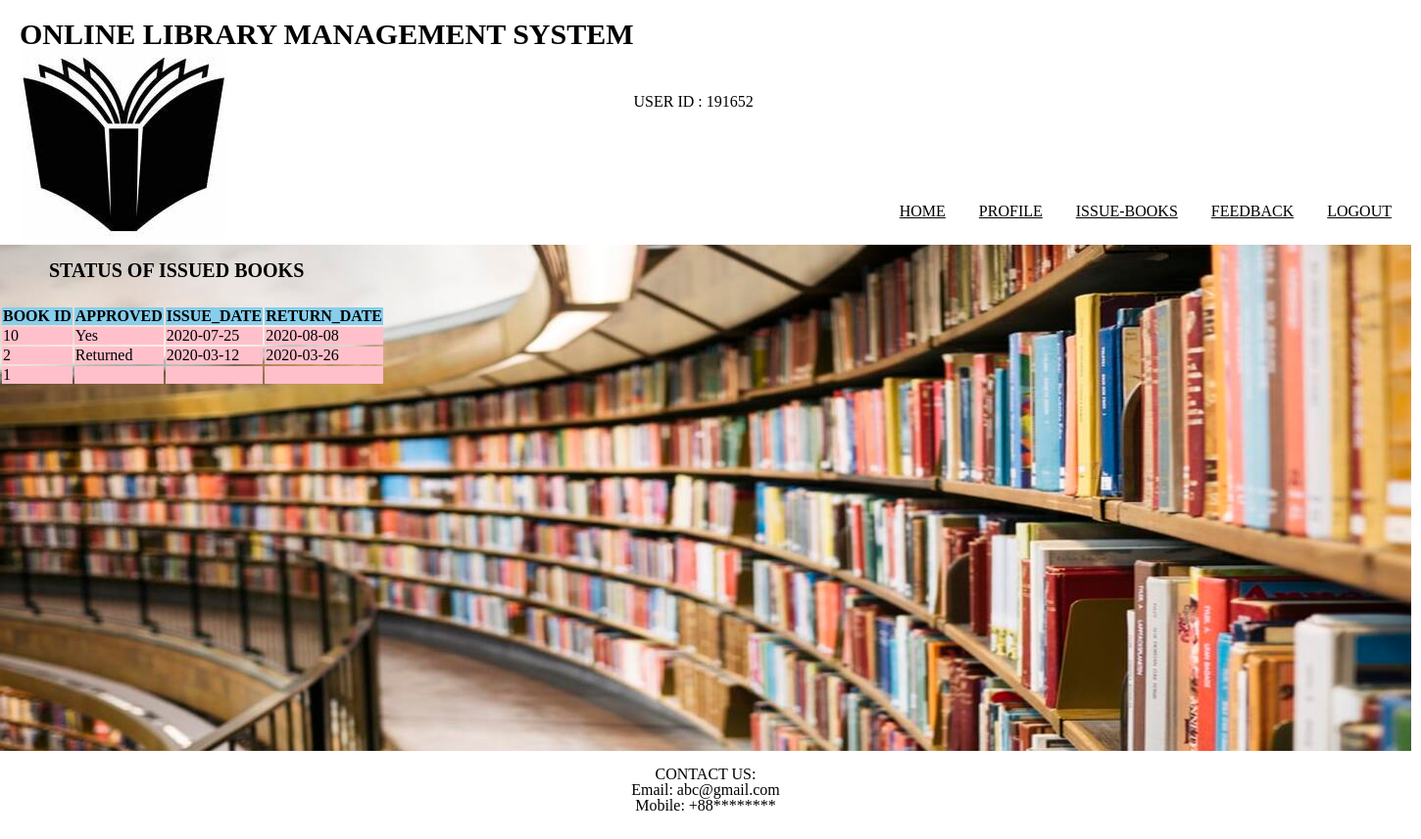
The app's page /iinfo.php (signed in) with its own data.
### tables this page shows
CREATE TABLE `issue_book` (
  `id` varchar(100) NOT NULL,
  `bid` int(100) NOT NULL,
  `approve` varchar(100) NOT NULL,
  `idate` varchar(100) NOT NULL,
  `rdate` varchar(100) NOT NULL,
  `late` varchar(100) NOT NULL
);

### iinfo.php (the view, shortened to what this page needs)
<!DOCTYPE html>
<html>
<head>
	<link rel="stylesheet" type="text/css" href="style.css">
</head>
<body>
		<header>
		<div class="logo">
			<h1 style="color: black;font-size: 30px;">ONLINE LIBRARY MANAGEMENT SYSTEM</h1>
			<img src="images/logo.jpeg">
		</div>
		<br><br><br><br><br><br>
		<?php
					echo "USER ID : ".$_SESSION['id'];
				?>
				<nav>
					<ul>
						<li><a href="index.php">HOME</a></li>
						<li><a href="profile.php">PROFILE</a></li>
						<li><a href="issue.php">ISSUE-BOOKS</a></li>
						<li><a href="feedback.php">FEEDBACK</a></li>
						<li><a href="logout.php">LOGOUT</a></li>
					</ul>
				</nav>
		</header>
		<section>
			<br>
			<h1 style="font-size: 20px; padding-left: 50px; padding-bottom: 10px;">STATUS OF ISSUED BOOKS</h1>
			<br>
				<?php
					$q=mysqli_query($db,"SELECT * from issue_book where id='$_SESSION[id]';");
						if(mysqli_num_rows($q)==0)
						{
							echo "NO BOOKS REQUESTED";
						}
						else
						{
							echo "<table class='table table-bordered table-hover'>";
						       echo "<tr style='background-color: skyblue; border='1'>";
							        echo "<th>"; echo "BOOK ID";	echo "</th>";
							        echo "<th>"; echo "APPROVED";echo "</th>";
							        echo "<th>"; echo "ISSUE_DATE";  echo "</th>";
							        echo "<th>"; echo "RETURN_DATE";  echo "</th>";
						        echo "</tr>";
						    while($row=mysqli_fetch_assoc($q))
						   {
							echo "<tr style='background-color:pink;'>";
							echo "<td>"; echo $row['bid']; echo "</td>";
							echo "<td>"; echo $row['approve']; echo "</td>";
							echo "<td>"; echo $row['idate']; echo "</td>";
							echo "<td>"; echo $row['rdate']; echo "</td>";
							echo "</tr>";
						    }
					        echo"</table>";
						}
			?>
		</section>
		<footer>
			<p style="color:black;  text-align: center; ">
				<br>
				CONTACT US:<br>
				Email: abc@gmail.com <br>
				Mobile: +88********
			</p>
		</footer>
</body>
</html>

### style.css (style rules this page uses)
html, body, div, span, object, iframe, h1, h2, h3, h4, h5, h6, p, blockquote, pre, abbr, address, cite, code, del, dfn, em, img, ins, kbd, q, samp, small, strong, sub, sup, var, b, i, dl, dt, dd, ol, ul, li, fieldset, form, label, legend, caption, tbody, tfoot, thead, article, aside, canvas, details, figcaption, figure, footer, header, hgroup, menu, nav, section, summary, time, mark, audio, video { margin:0; padding:0; border:0; outline:0; font-size:100%; vertical-align:baseline; background:transparent; }
body { line-height:1; }
article,aside,details,figcaption,figure, footer,header,hgroup,menu,nav,section { display:block; }
nav ul { list-style:none; }
a { margin:0; padding:0; font-size:100%; vertical-align:baseline; background:transparent; }
header { height: 250px; width: 1440px; background-color: white; }
section { height: 517px; width: 1440px; background-color: white; background-image: url(images/bg.jpg); }
footer { height: 90px; width: 1440px; background-color: white; }
.logo { float: left; padding-left: 20px; padding-top: 20px; }
li a { color: black; }
nav { float: right; word-spacing: 30px; padding: 20px; padding-top: 80px; }
nav li { display: inline-block; line-height: 80px; }
p { margin: auto 170px; }

### records on screen
issue_book: bid "10", approve "Yes", idate "2020-07-25", rdate "2020-08-08"
issue_book: bid "2", approve "Returned", idate "2020-03-12", rdate "2020-03-26"
issue_book: bid "1"

### other values on screen
$_SESSION['id'] "191652"
